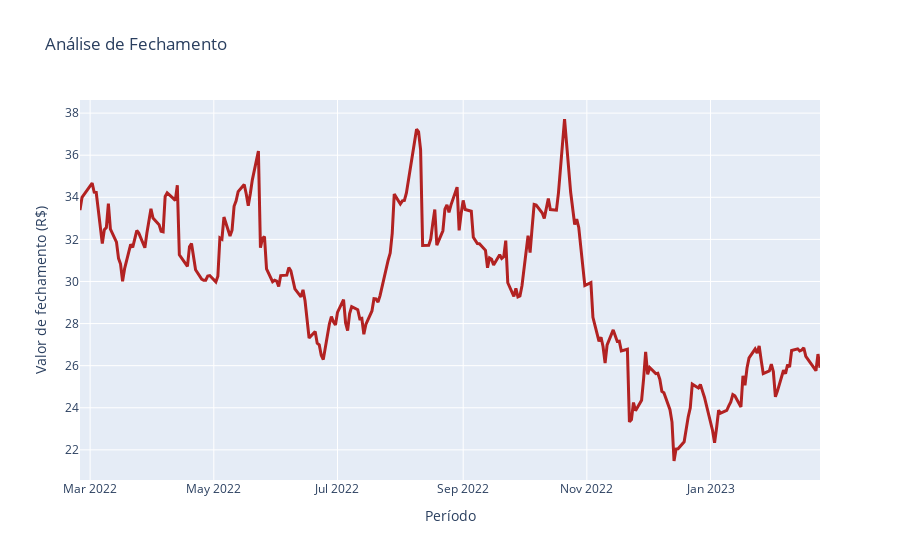

Source (notebook cell):
### Code cell
figure2 = go.Figure(
    data=go.Scatter(
        x=dados.index,
        y=dados['Close'],
        line=(dict(color='firebrick', width=3))
    )
)
figure2.update_layout(
    title='Análise de Fechamento',
    xaxis_title='Período',
    yaxis_title='Valor de fechamento (R$)'
)
figure2.show()

### Figure 1 — Plotly figure (JSON) as saved in the notebook; plotly's stock layout.template omitted (floating-point values rounded to 4 significant figures; data arrays with more than 128 entries replaced by an {"elided": "..."} marker saying what was removed)
{"data": [{"line": {"color": "firebrick", "width": 3}, "type": "scatter", "x": {"elided": "250 str values"}, "y": {"elided": "250 float values"}}], "layout": {"title": {"text": "Análise de Fechamento"}, "xaxis": {"title": {"text": "Período"}}, "yaxis": {"title": {"text": "Valor de fechamento (R$)"}}}}
